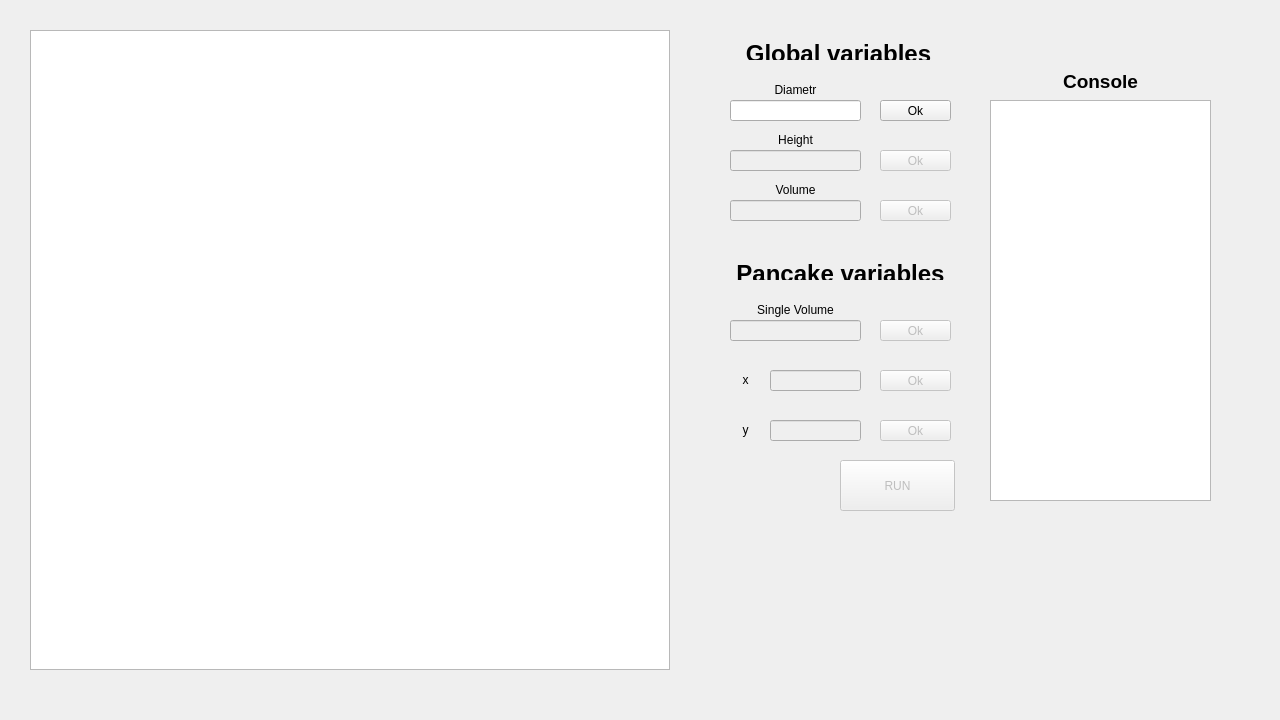
<?xml version="1.0" encoding="UTF-8"?>
<ui version="4.0">
 <class>MainWindow</class>
 <widget class="QMainWindow" name="MainWindow">
  <property name="geometry">
   <rect>
    <x>0</x>
    <y>0</y>
    <width>1280</width>
    <height>720</height>
   </rect>
  </property>
  <property name="minimumSize">
   <size>
    <width>1280</width>
    <height>720</height>
   </size>
  </property>
  <property name="maximumSize">
   <size>
    <width>1280</width>
    <height>720</height>
   </size>
  </property>
  <property name="windowTitle">
   <string>Pancakes</string>
  </property>
  <widget class="QWidget" name="centralWidget">
   <widget class="QGraphicsView" name="graphicsView">
    <property name="geometry">
     <rect>
      <x>30</x>
      <y>30</y>
      <width>640</width>
      <height>640</height>
     </rect>
    </property>
    <property name="minimumSize">
     <size>
      <width>640</width>
      <height>640</height>
     </size>
    </property>
    <property name="maximumSize">
     <size>
      <width>640</width>
      <height>640</height>
     </size>
    </property>
   </widget>
   <widget class="QLineEdit" name="lineEdit">
    <property name="geometry">
     <rect>
      <x>730</x>
      <y>100</y>
      <width>131</width>
      <height>21</height>
     </rect>
    </property>
   </widget>
   <widget class="QLineEdit" name="lineEdit_2">
    <property name="enabled">
     <bool>false</bool>
    </property>
    <property name="geometry">
     <rect>
      <x>730</x>
      <y>150</y>
      <width>131</width>
      <height>21</height>
     </rect>
    </property>
   </widget>
   <widget class="QLineEdit" name="lineEdit_3">
    <property name="enabled">
     <bool>false</bool>
    </property>
    <property name="geometry">
     <rect>
      <x>730</x>
      <y>200</y>
      <width>131</width>
      <height>21</height>
     </rect>
    </property>
   </widget>
   <widget class="QLineEdit" name="lineEdit_4">
    <property name="enabled">
     <bool>false</bool>
    </property>
    <property name="geometry">
     <rect>
      <x>730</x>
      <y>320</y>
      <width>131</width>
      <height>21</height>
     </rect>
    </property>
   </widget>
   <widget class="QLabel" name="label">
    <property name="geometry">
     <rect>
      <x>730</x>
      <y>80</y>
      <width>131</width>
      <height>20</height>
     </rect>
    </property>
    <property name="text">
     <string>&lt;html&gt;&lt;head/&gt;&lt;body&gt;&lt;p align=&quot;center&quot;&gt;Diametr&lt;/p&gt;&lt;/body&gt;&lt;/html&gt;</string>
    </property>
    <property name="buddy">
     <cstring>lineEdit</cstring>
    </property>
   </widget>
   <widget class="QLabel" name="label_2">
    <property name="geometry">
     <rect>
      <x>730</x>
      <y>130</y>
      <width>131</width>
      <height>20</height>
     </rect>
    </property>
    <property name="text">
     <string>&lt;html&gt;&lt;head/&gt;&lt;body&gt;&lt;p align=&quot;center&quot;&gt;Height&lt;/p&gt;&lt;/body&gt;&lt;/html&gt;</string>
    </property>
    <property name="buddy">
     <cstring>lineEdit_2</cstring>
    </property>
   </widget>
   <widget class="QLabel" name="label_3">
    <property name="geometry">
     <rect>
      <x>730</x>
      <y>180</y>
      <width>131</width>
      <height>20</height>
     </rect>
    </property>
    <property name="text">
     <string>&lt;html&gt;&lt;head/&gt;&lt;body&gt;&lt;p align=&quot;center&quot;&gt;Volume&lt;/p&gt;&lt;/body&gt;&lt;/html&gt;</string>
    </property>
    <property name="buddy">
     <cstring>lineEdit_3</cstring>
    </property>
   </widget>
   <widget class="QLabel" name="label_4">
    <property name="geometry">
     <rect>
      <x>730</x>
      <y>300</y>
      <width>131</width>
      <height>20</height>
     </rect>
    </property>
    <property name="text">
     <string>&lt;html&gt;&lt;head/&gt;&lt;body&gt;&lt;p align=&quot;center&quot;&gt;Single Volume&lt;/p&gt;&lt;/body&gt;&lt;/html&gt;</string>
    </property>
    <property name="buddy">
     <cstring>lineEdit_4</cstring>
    </property>
   </widget>
   <widget class="QPushButton" name="pushButton">
    <property name="geometry">
     <rect>
      <x>880</x>
      <y>100</y>
      <width>71</width>
      <height>21</height>
     </rect>
    </property>
    <property name="text">
     <string>Ok</string>
    </property>
   </widget>
   <widget class="QPushButton" name="pushButton_2">
    <property name="enabled">
     <bool>false</bool>
    </property>
    <property name="geometry">
     <rect>
      <x>880</x>
      <y>150</y>
      <width>71</width>
      <height>21</height>
     </rect>
    </property>
    <property name="text">
     <string>Ok</string>
    </property>
   </widget>
   <widget class="QPushButton" name="pushButton_3">
    <property name="enabled">
     <bool>false</bool>
    </property>
    <property name="geometry">
     <rect>
      <x>880</x>
      <y>200</y>
      <width>71</width>
      <height>21</height>
     </rect>
    </property>
    <property name="text">
     <string>Ok</string>
    </property>
   </widget>
   <widget class="QPushButton" name="pushButton_4">
    <property name="enabled">
     <bool>false</bool>
    </property>
    <property name="geometry">
     <rect>
      <x>880</x>
      <y>320</y>
      <width>71</width>
      <height>21</height>
     </rect>
    </property>
    <property name="text">
     <string>Ok</string>
    </property>
   </widget>
   <widget class="QTextBrowser" name="textBrowser_2">
    <property name="geometry">
     <rect>
      <x>990</x>
      <y>100</y>
      <width>221</width>
      <height>401</height>
     </rect>
    </property>
    <property name="font">
     <font>
      <family>Consolas</family>
     </font>
    </property>
   </widget>
   <widget class="QLabel" name="label_6">
    <property name="geometry">
     <rect>
      <x>990</x>
      <y>70</y>
      <width>221</width>
      <height>20</height>
     </rect>
    </property>
    <property name="text">
     <string>&lt;html&gt;&lt;head/&gt;&lt;body&gt;&lt;p align=&quot;center&quot;&gt;&lt;span style=&quot; font-size:14pt; font-weight:600;&quot;&gt;Console&lt;/span&gt;&lt;/p&gt;&lt;/body&gt;&lt;/html&gt;</string>
    </property>
    <property name="buddy">
     <cstring>textBrowser_2</cstring>
    </property>
   </widget>
   <widget class="QPushButton" name="runPushButton">
    <property name="enabled">
     <bool>false</bool>
    </property>
    <property name="geometry">
     <rect>
      <x>840</x>
      <y>460</y>
      <width>115</width>
      <height>51</height>
     </rect>
    </property>
    <property name="text">
     <string>RUN</string>
    </property>
    <property name="checkable">
     <bool>false</bool>
    </property>
    <property name="autoDefault">
     <bool>false</bool>
    </property>
    <property name="default">
     <bool>false</bool>
    </property>
    <property name="flat">
     <bool>false</bool>
    </property>
   </widget>
   <widget class="QLabel" name="label_7">
    <property name="geometry">
     <rect>
      <x>730</x>
      <y>370</y>
      <width>31</width>
      <height>20</height>
     </rect>
    </property>
    <property name="text">
     <string>&lt;html&gt;&lt;head/&gt;&lt;body&gt;&lt;p align=&quot;center&quot;&gt;x&lt;/p&gt;&lt;/body&gt;&lt;/html&gt;</string>
    </property>
    <property name="buddy">
     <cstring>lineEdit_2</cstring>
    </property>
   </widget>
   <widget class="QPushButton" name="pushButton_5">
    <property name="enabled">
     <bool>false</bool>
    </property>
    <property name="geometry">
     <rect>
      <x>880</x>
      <y>370</y>
      <width>71</width>
      <height>21</height>
     </rect>
    </property>
    <property name="text">
     <string>Ok</string>
    </property>
   </widget>
   <widget class="QLineEdit" name="lineEdit_5">
    <property name="enabled">
     <bool>false</bool>
    </property>
    <property name="geometry">
     <rect>
      <x>770</x>
      <y>370</y>
      <width>91</width>
      <height>21</height>
     </rect>
    </property>
   </widget>
   <widget class="QLabel" name="label_8">
    <property name="geometry">
     <rect>
      <x>730</x>
      <y>420</y>
      <width>31</width>
      <height>20</height>
     </rect>
    </property>
    <property name="text">
     <string>&lt;html&gt;&lt;head/&gt;&lt;body&gt;&lt;p align=&quot;center&quot;&gt;y&lt;/p&gt;&lt;/body&gt;&lt;/html&gt;</string>
    </property>
    <property name="buddy">
     <cstring>lineEdit_2</cstring>
    </property>
   </widget>
   <widget class="QPushButton" name="pushButton_6">
    <property name="enabled">
     <bool>false</bool>
    </property>
    <property name="geometry">
     <rect>
      <x>880</x>
      <y>420</y>
      <width>71</width>
      <height>21</height>
     </rect>
    </property>
    <property name="text">
     <string>Ok</string>
    </property>
   </widget>
   <widget class="QLineEdit" name="lineEdit_6">
    <property name="enabled">
     <bool>false</bool>
    </property>
    <property name="geometry">
     <rect>
      <x>770</x>
      <y>420</y>
      <width>91</width>
      <height>21</height>
     </rect>
    </property>
   </widget>
   <widget class="QLabel" name="label_9">
    <property name="geometry">
     <rect>
      <x>728</x>
      <y>40</y>
      <width>221</width>
      <height>20</height>
     </rect>
    </property>
    <property name="text">
     <string>&lt;html&gt;&lt;head/&gt;&lt;body&gt;&lt;p align=&quot;center&quot;&gt;&lt;span style=&quot; font-size:18pt; font-weight:600;&quot;&gt;Global variables&lt;/span&gt;&lt;/p&gt;&lt;/body&gt;&lt;/html&gt;</string>
    </property>
   </widget>
   <widget class="QLabel" name="label_10">
    <property name="geometry">
     <rect>
      <x>730</x>
      <y>260</y>
      <width>221</width>
      <height>20</height>
     </rect>
    </property>
    <property name="text">
     <string>&lt;html&gt;&lt;head/&gt;&lt;body&gt;&lt;p align=&quot;center&quot;&gt;&lt;span style=&quot; font-size:18pt; font-weight:600;&quot;&gt;Pancake variables&lt;/span&gt;&lt;/p&gt;&lt;/body&gt;&lt;/html&gt;</string>
    </property>
   </widget>
  </widget>
  <widget class="QMenuBar" name="menuBar">
   <property name="geometry">
    <rect>
     <x>0</x>
     <y>0</y>
     <width>1280</width>
     <height>22</height>
    </rect>
   </property>
  </widget>
  <widget class="QToolBar" name="mainToolBar">
   <property name="maximumSize">
    <size>
     <width>0</width>
     <height>0</height>
    </size>
   </property>
   <attribute name="toolBarArea">
    <enum>TopToolBarArea</enum>
   </attribute>
   <attribute name="toolBarBreak">
    <bool>false</bool>
   </attribute>
  </widget>
  <widget class="QStatusBar" name="statusBar">
   <property name="maximumSize">
    <size>
     <width>0</width>
     <height>0</height>
    </size>
   </property>
  </widget>
 </widget>
 <layoutdefault spacing="6" margin="11"/>
 <resources/>
 <connections>
  <connection>
   <sender>lineEdit</sender>
   <signal>returnPressed()</signal>
   <receiver>pushButton</receiver>
   <slot>animateClick()</slot>
   <hints>
    <hint type="sourcelabel">
     <x>897</x>
     <y>129</y>
    </hint>
    <hint type="destinationlabel">
     <x>955</x>
     <y>123</y>
    </hint>
   </hints>
  </connection>
  <connection>
   <sender>lineEdit_2</sender>
   <signal>returnPressed()</signal>
   <receiver>pushButton_2</receiver>
   <slot>animateClick()</slot>
   <hints>
    <hint type="sourcelabel">
     <x>887</x>
     <y>185</y>
    </hint>
    <hint type="destinationlabel">
     <x>944</x>
     <y>172</y>
    </hint>
   </hints>
  </connection>
  <connection>
   <sender>lineEdit_3</sender>
   <signal>returnPressed()</signal>
   <receiver>pushButton_3</receiver>
   <slot>animateClick()</slot>
   <hints>
    <hint type="sourcelabel">
     <x>894</x>
     <y>227</y>
    </hint>
    <hint type="destinationlabel">
     <x>955</x>
     <y>223</y>
    </hint>
   </hints>
  </connection>
  <connection>
   <sender>lineEdit_4</sender>
   <signal>returnPressed()</signal>
   <receiver>pushButton_4</receiver>
   <slot>animateClick()</slot>
   <hints>
    <hint type="sourcelabel">
     <x>899</x>
     <y>344</y>
    </hint>
    <hint type="destinationlabel">
     <x>957</x>
     <y>343</y>
    </hint>
   </hints>
  </connection>
  <connection>
   <sender>lineEdit_5</sender>
   <signal>returnPressed()</signal>
   <receiver>pushButton_5</receiver>
   <slot>animateClick()</slot>
   <hints>
    <hint type="sourcelabel">
     <x>895</x>
     <y>395</y>
    </hint>
    <hint type="destinationlabel">
     <x>952</x>
     <y>392</y>
    </hint>
   </hints>
  </connection>
  <connection>
   <sender>lineEdit_6</sender>
   <signal>returnPressed()</signal>
   <receiver>pushButton_6</receiver>
   <slot>animateClick()</slot>
   <hints>
    <hint type="sourcelabel">
     <x>889</x>
     <y>442</y>
    </hint>
    <hint type="destinationlabel">
     <x>975</x>
     <y>443</y>
    </hint>
   </hints>
  </connection>
 </connections>
</ui>
